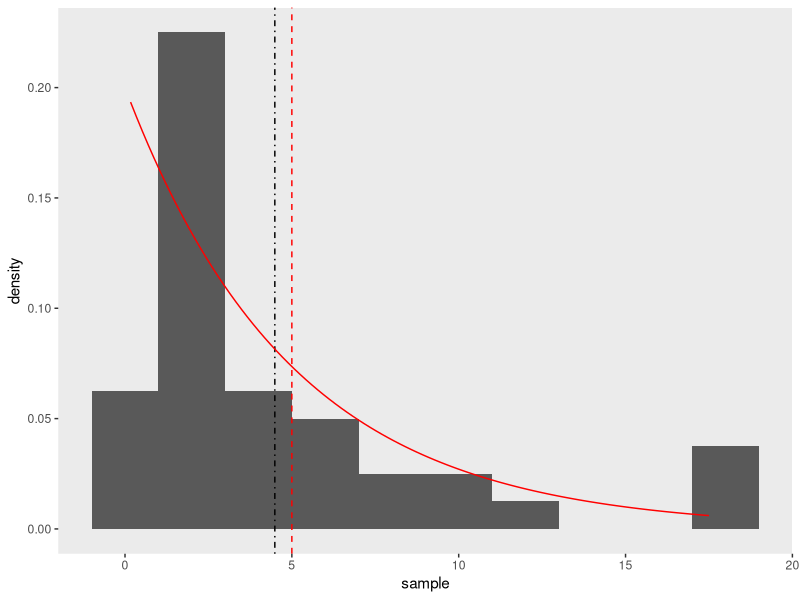

R code for this plot:
## ---- chunk 1
library(dplyr)
library(ggplot2)
## ---- chunk 2
set.seed(137)
## ---- chunk 3
exp_means<-sapply(1:5000, function(i) mean(rexp(40,0.2)))
## ---- chunk 4
set.seed(137)
sample<-rexp(40,0.2)
x=seq(min(sample),max(sample),length.out=100)
p<-ggplot(as.data.frame(sample), aes(x=sample, y=..density..)) + 
  geom_histogram(binwidth=2) + 
  geom_vline(xintercept=mean(sample), colour="black", linetype="dotdash")
p + geom_line(data=data.frame(x=x, y=dexp(x,0.2)), aes(x=x, y=y), colour="red") +
  theme(panel.grid.major=element_blank(), panel.grid.minor=element_blank()) +
  geom_vline(xintercept=5, colour="red", linetype="dashed")
